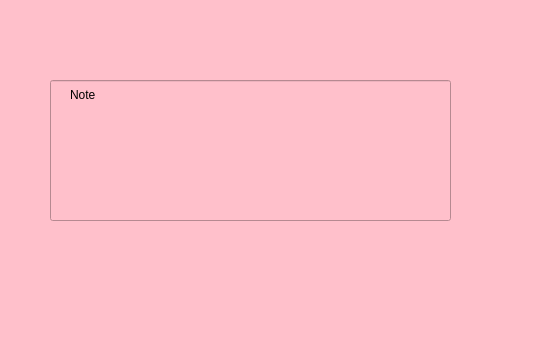
<?xml version="1.0" encoding="UTF-8"?>
<ui version="4.0">
 <class>Form</class>
 <widget class="QWidget" name="Form">
  <property name="geometry">
   <rect>
    <x>0</x>
    <y>0</y>
    <width>540</width>
    <height>350</height>
   </rect>
  </property>
  <property name="windowTitle">
   <string>Form</string>
  </property>
  <property name="styleSheet">
   <string notr="true">background-color:pink;</string>
  </property>
  <widget class="QLineEdit" name="lineEdit">
   <property name="geometry">
    <rect>
     <x>50</x>
     <y>80</y>
     <width>401</width>
     <height>141</height>
    </rect>
   </property>
   <property name="text">
    <string/>
   </property>
  </widget>
  <widget class="QLabel" name="label">
   <property name="geometry">
    <rect>
     <x>70</x>
     <y>90</y>
     <width>35</width>
     <height>10</height>
    </rect>
   </property>
   <property name="text">
    <string>Note</string>
   </property>
  </widget>
 </widget>
 <resources/>
 <connections/>
</ui>
